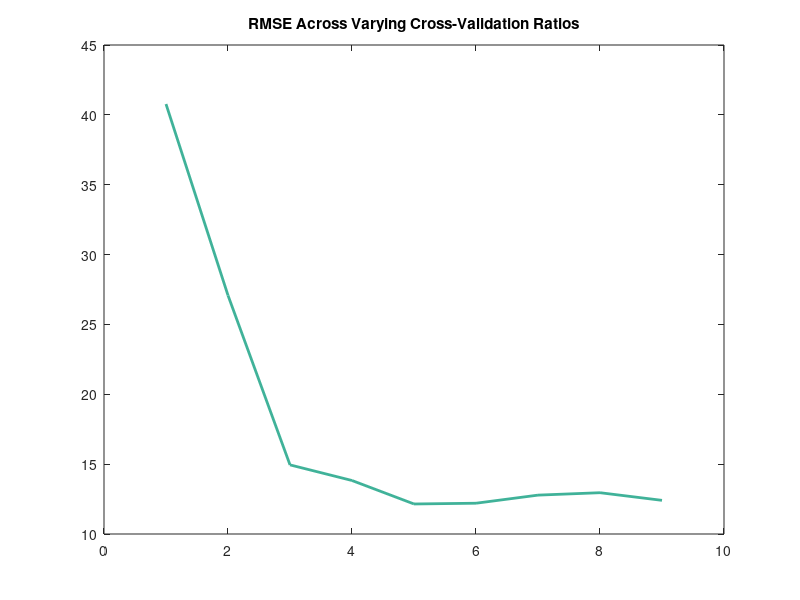

The MATLAB source for this figure: (Note: this script raises an error after producing the figure.)
clc
clear
close all

load("RMSE_training_size.mat");

figure
plot(fliplr(RMSES_training_size), "color", [0.25, 0.7, 0.6], "linewidth", 2)

title("RMSE Across Varying Cross-Validation Ratios")
xticklabels(["10/90", "20/80", "30/70", "40/60", "50/50", "60/40", "70/30", "80/20", "90/10"]);
xlabel("Training/Test Dataset Size");
ylabel("RMSE")